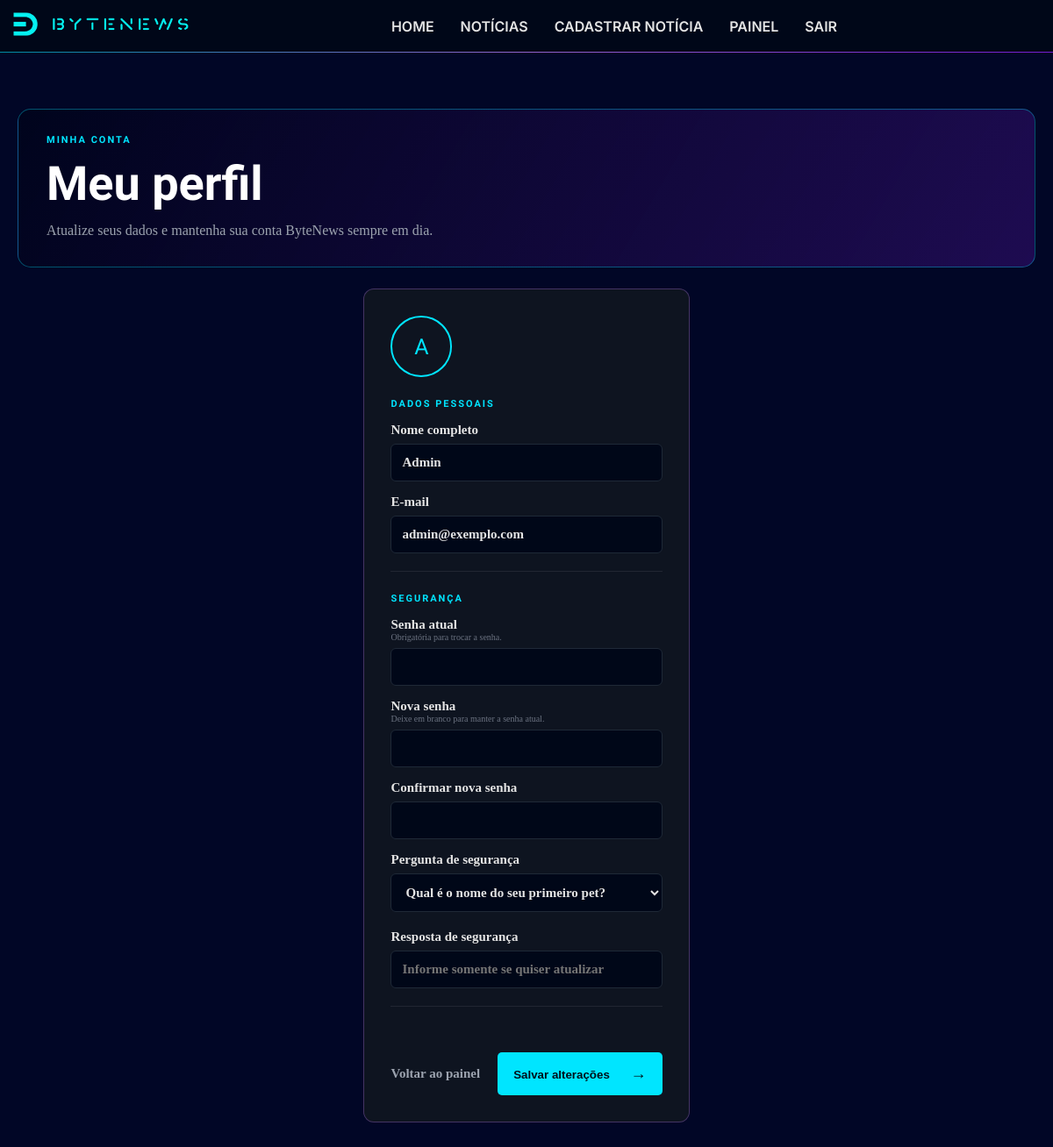
Screenshot of /src/pages/perfil.php (signed in) with the database file from the repository.
### tables this page shows
CREATE TABLE `usuarios` (
  `id_usuario` int(11) NOT NULL,
  `nome` varchar(200) NOT NULL,
  `email` varchar(255) NOT NULL,
  `senha_segura` varchar(255) NOT NULL,
  `tipo_usuario` enum('admin','editor','leitor') NOT NULL DEFAULT 'leitor',
  `data_criacao` datetime DEFAULT current_timestamp(),
  `pergunta_seguranca` varchar(255) NOT NULL DEFAULT '',
  `resposta_seguranca` varchar(255) NOT NULL DEFAULT ''
);

### src/pages/perfil.php (the view, shortened to what this page needs)
<?php
require_once __DIR__ . '/../php/conexao.php';
$idUsuario = (int) $_SESSION['id_usuario'];
$stmt = $conexao->prepare('SELECT nome, email, pergunta_seguranca FROM usuarios WHERE id_usuario = ?');
$stmt->bind_param('i', $idUsuario);
$stmt->execute();
$perfil = $stmt->get_result()->fetch_assoc();
?>
<!DOCTYPE html><html lang="pt-BR"><head><link rel="stylesheet" href="../assets/CSS/style.css"></head><body class="dark">
<?php $headerBasePath = '../../'; require __DIR__ . '/../php/header.php'; ?>
<main class="page-shell account-page"><section class="account-hero"><span class="eyebrow">MINHA CONTA</span><h1>Meu perfil</h1><p>Atualize seus dados e mantenha sua conta ByteNews sempre em dia.</p></section><form class="profile-form" method="post" action="../php/perfil.php"><div class="profile-form-avatar"><?= htmlspecialchars(strtoupper(substr($perfil['nome'], 0, 1))) ?></div><div class="form-section"><span class="section-kicker">Dados pessoais</span><label>Nome completo<input name="nome" required maxlength="200" value="<?= htmlspecialchars($perfil['nome']) ?>"></label><label>E-mail<input type="email" name="email" required maxlength="255" value="<?= htmlspecialchars($perfil['email']) ?>"></label></div><div class="form-section"><span class="section-kicker">Segurança</span><label>Senha atual <small>Obrigatória para trocar a senha.</small><input type="password" name="senha_atual" autocomplete="current-password"></label><label>Nova senha <small>Deixe em branco para manter a senha atual.</small><input type="password" name="senha" minlength="6" autocomplete="new-password"></label><label>Confirmar nova senha<input type="password" name="confirmar_senha" minlength="6" autocomplete="new-password"></label><label>Pergunta de segurança<select name="pergunta_seguranca" required><?php foreach (['Qual é o nome do seu primeiro pet?','Qual é o nome da sua cidade natal?','Qual o nome do seu filme favorito?'] as $pergunta): ?><option <?= $perfil['pergunta_seguranca'] === $pergunta ? 'selected' : '' ?>><?= $pergunta ?></option><?php endforeach; ?></select></label><label>Resposta de segurança<input name="resposta_seguranca" placeholder="Informe somente se quiser atualizar"></label></div><?php if ($erro): ?><p class="form-feedback">Não foi possível atualizar os dados. Verifique as informações.</p><?php endif; ?><div class="form-actions"><a class="text-link" href="./painel.php">Voltar ao painel</a><button class="primary-action" type="submit">Salvar alterações <span>→</span></button></div></form></main><script src="../assets/JS/script.js"></script></body></html>

### rows the page displays
usuarios: nome "A", nome "Admin", email "admin@exemplo.com"

### other values shown
form field pergunta_seguranca "Qual é o nome do seu primeiro pet?"
